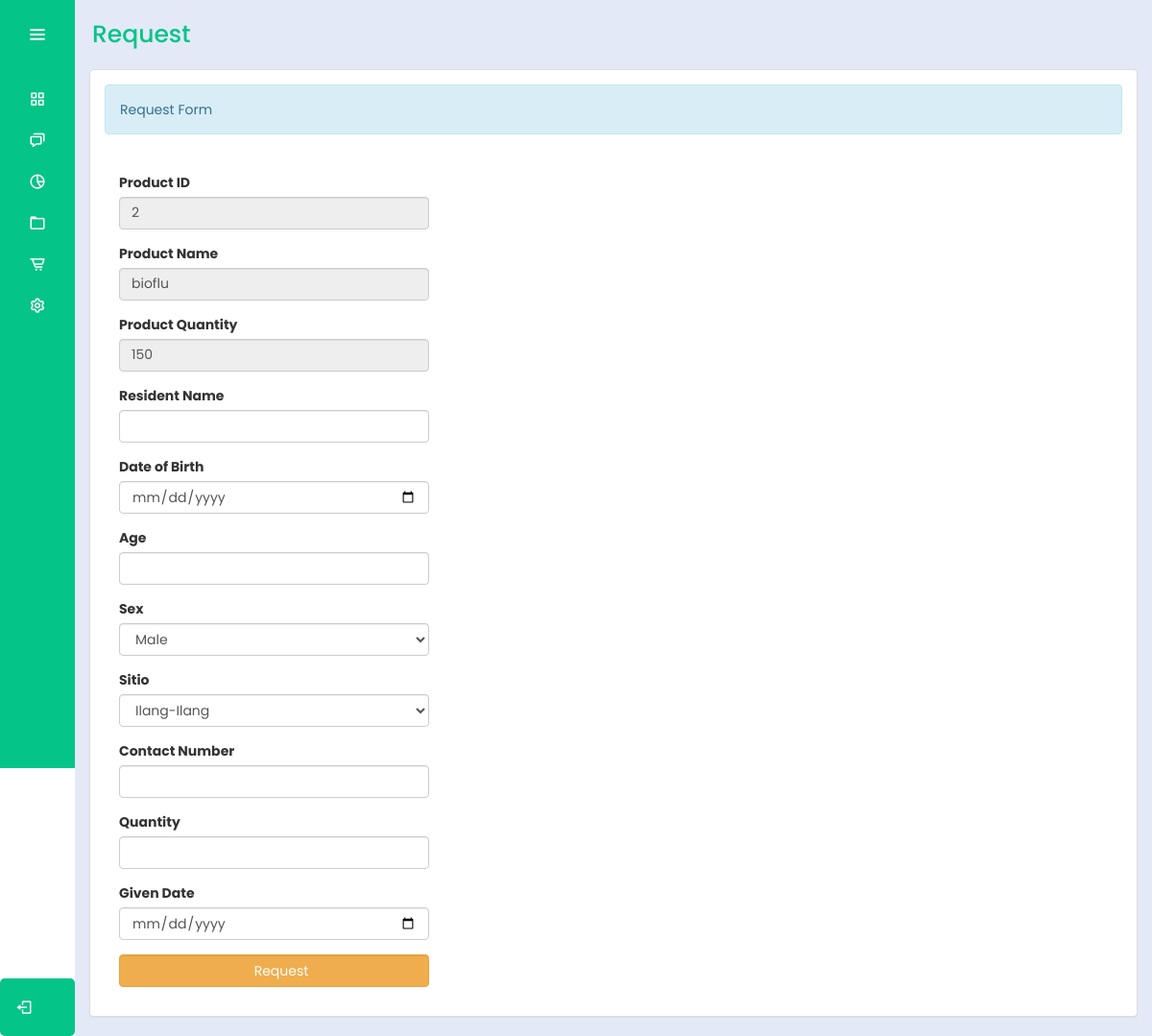
The app's page /bhw/request.php?productName=bioflu (signed in), older data.
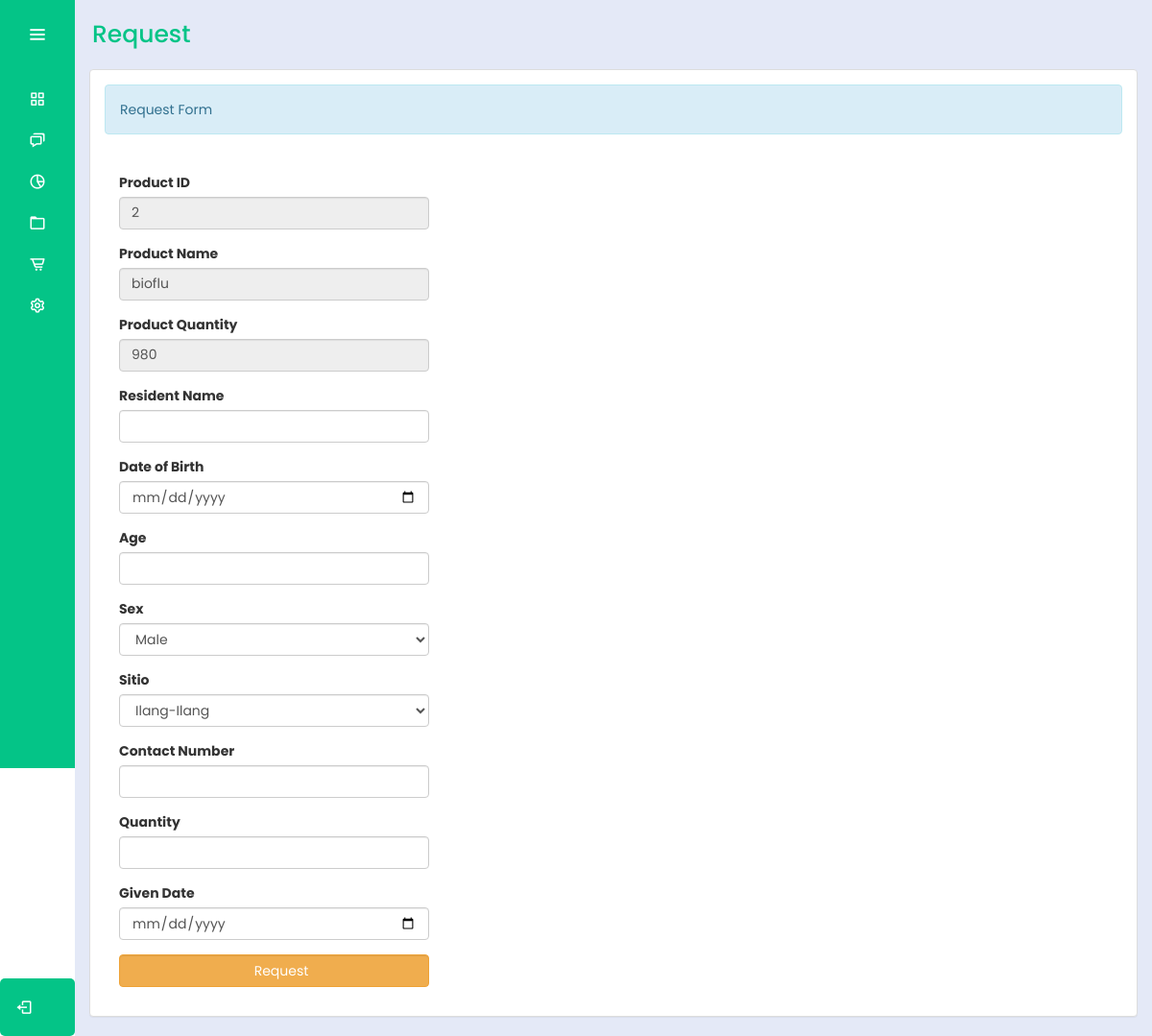
The same page, newer data.
### tables this page shows
CREATE TABLE `medicines` (
  `productId` int(30) NOT NULL,
  `productName` varchar(100) NOT NULL,
  `quantity1` int(10) NOT NULL,
  `total` int(10) NOT NULL,
  `expDate` date NOT NULL,
  `status` varchar(100) NOT NULL,
  `action` varchar(100) NOT NULL
);

### bhw/request.php (the view, shortened to what the changed rows need)
<?php
@include "../connection/connect.php";
if(isset($_SESSION['user_data'])){
?>
<!DOCTYPE html>
<html lang="en">
<head>
    <link rel="stylesheet" type="text/css" href="../css/bootstrap.css" />
    <link rel="stylesheet" type="text/css" href="../css/style.css" />
    <link rel="stylesheet" href="../cssmainmenu/style.css">
    <link href='https://unpkg.com/boxicons@2.1.4/css/boxicons.min.css' rel='stylesheet'>
</head>
<body>
    <div class="sidebar">
        <div class="logo_details">
            <i class="bx bx-menu" id="btn"></i>
        </div>
        <ul class="nav-list">
            <li>
                <a href="homemedd.php">
                    <i class="bx bx-grid-alt"></i>
                </a>
            </li>
            <li>
                <a href="../logout.php">
                    <i class="bx bx-chat"></i>
                </a>
            </li>
            <li>
                <a href="#">
                    <i class="bx bx-pie-chart-alt-2"></i>
                </a>
            </li>
            <li>
                <a href="userRecMed.php">
                    <i class="bx bx-folder"></i>
                </a>
            </li>
            <li>
                <a href="medicinee.php">
                    <i class="bx bx-cart-alt"></i>
                </a>
            </li>
            <li>
                <a href="#">
                    <i class="bx bx-cog"></i>
                </a>
            </li>
            <li class="profile">
                <div class="profile_details">
                </div>
                <a href="../logout.php" id="log_out">
                    <i class="bx bx-log-out"></i>
                </a>
            </li>
        </ul>
    </div>
    <section class="home-section">
        <div class="text">Request</div>
        <div class="container-fluid">
            <div class="panel panel-default">
                <div class="panel-body">
                    <div class="alert alert-info">Request Form</div>
                    <br />
                    <div class="col-md-4">
                        <?php
                        $productName = isset($_GET['productName']) ? $_GET['productName'] : '';
                        $query = $conn->query("SELECT * FROM `medicines` WHERE productName = '$productName'") or die(mysqli_error());
                        $fetch = $query->fetch_array();
                        ?>
                        <form method="POST" enctype="multipart/form-data">
                            <div class="form-group">
                                <label>Product ID</label>
                                <input type="text" class="form-control" name="productId"
                                    value="<?php echo $fetch['productId']; ?>" readonly />
                            </div>
                            <div class="form-group">
                                <label>Product Name</label>
                                <input type="text" class="form-control" name="productName"
                                    value="<?php echo $fetch['productName']; ?>" readonly />
                            </div>
                            <div class="form-group">
                                <label>Product Quantity</label>
                                <input type="text" class="form-control" name="total"
                                    value="<?php echo $fetch['total']; ?>" readonly />
                            </div>
                            <div class="form-group" required="required">
                                <label>Resident Name</label>
                                <input type="text" class="form-control" name="residentName" required  />
                            </div>
                            <div class="form-group" required="required">
                                <label>Date of Birth</label>
                                <input type="date" class="form-control" name="dateBirth" required/>
                            </div>
                            <div class="form-group" required="required">
                                <label>Age</label>
                                <input type="text" class="form-control" name="age" required />
                            </div>
                            <div class="form-group" required="required">
                                <label>Sex</label>
                                <select class="form-control" required="required" name="sex" required>
                                    <option value="Male">Male</option>
                                </select>
                            </div>
                            <div class="form-group">
                                <label>Sitio</label>
                                <select class="form-control" required="required" name="address" required>
                                    <option value="IlangIlang">Ilang-Ilang</option>
                                </select>
                            </div>
                            <div class="form-group" required="required" >
                                <label>Contact Number</label>
                                <input type="text" class="form-control" name="contactNumber" required />
                            </div>
                            <div class="form-group" required="required" required>
                                <label>Quantity</label>
                                <input type="number"  min="0" max="999999999" class="form-control"
                                    name="quantity_req" required />
                            </div>
                            <div class="form-group" required="required" required>
                                <label>Given Date</label>
                                <input type="date" class="form-control" name="givenDate" required />
                            </div>
                            <div class="form-group">
                                <button name="add_rec" class="btn btn-warning form-control"><i
                                        class="glyphicon glyphicon-edit"></i> Request</button>
                            </div>
						</form>
                    </div>
                </div>
            </div>
        </div>
    </section>
    <?php
}
else{
	header("Location:.././index.php?error=UnAuthorized Access");
}

Row changes from the older to the newer data that the page shows:
changed medicines "bioflu": total "150" → "980"
